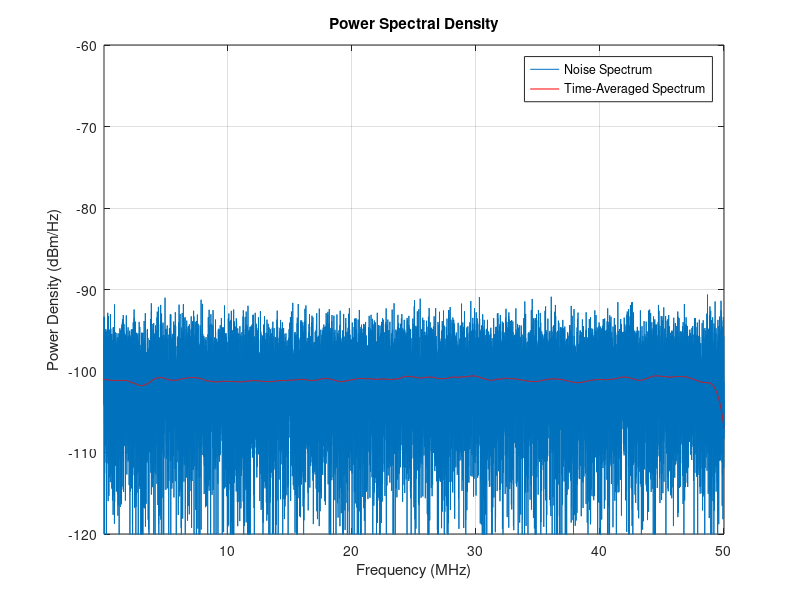

MATLAB code to generate this figure:
clear all

%% Define Parameters

% sampling frequency (Hz)
fs=100e6;

% length of time-domain signal
L=30e3;

% desired power specral density (dBm/Hz)
Pd=-100;

% number of FFT points
nfft=2^nextpow2(L);

% frequency plotting vector
f=fs/2*[-1:2/nfft:1-2/nfft];

% create
s=wgn(L,1,Pd+10*log10(fs),1,[],"dBm","complex");

%% Analysis

% analyze spectrum
N=nfft/2+1:nfft;
S=fftshift(fft(s,nfft));
S=abs(S)/sqrt(L*fs);

% time-average for spectrum
Navg=4e2;
b(1:Navg)=1/Navg;
Sa=filtfilt(b,1,S);

% convert to dBm/Hz
S=20*log10(S)+30;
Sa=20*log10(Sa)+30;
%% Plot
figure(1)
clf
plot(f(N)/1e6,S(N))
hold on
plot(f(N)/1e6,Sa(N),"r")
xlabel("Frequency (MHz)")
ylabel("Power Density (dBm/Hz)")
title(["Power Spectral Density"])
legend("Noise Spectrum","Time-Averaged Spectrum")
axis([10e-4 fs/2/1e6 -120 -60])
grid on
hold off
